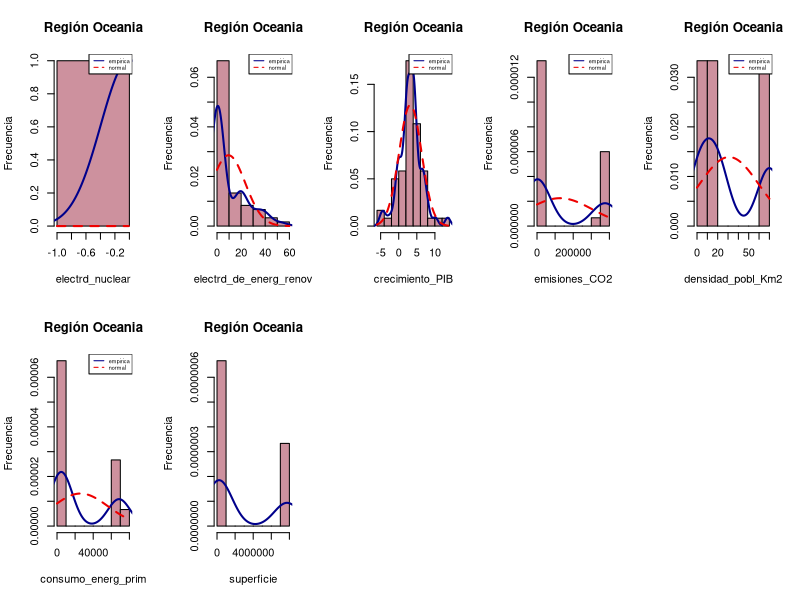

Reproduce this figure in R. (Note: this script raises an error after producing the figure.)
## ---- chunk 1
knitr::opts_chunk$set(echo = FALSE)
options(scipen=999)
M = read.csv("datosEq5.csv")
head(M, n=10)
R1 = subset(M, M$region=="Oceania")[-1]
R2 = subset(M, M$region=="Caribe")[-1]
## ---- chunk 2
par(mfrow = c(2,5))
for (columns in 2:11){
x1 = R1[,columns]
m1 = mean(x1)
ds1 = sd(x1)

hist(x1, freq=FALSE, col="pink3", main="Región Oceania", ylab="Frecuencia", xlab = names(R1)[columns])
lines(density(x1), col="blue4", lwd=2)

x = seq(m1-4*ds1, m1+4*ds1, 0.1)
curve(dnorm(x, m1, ds1), add=TRUE, col="red2", lwd=2, lty = 2)
legend("topright",  legend = c("empirica", "normal"), lty = c(1,2),  col = c("blue4", "red2") , cex=0.5)
}


par(mfrow = c(2,5))
for (columns in 2:11){
x2 = R2[,columns] 
m2 = mean(x2)
ds2 = sd(x2)

hist(x2, freq=FALSE, col="blue3", main="Región Caribe", ylab="Frecuencia", xlab = names(R2)[columns]) 
lines(density(x2), col="pink4", lwd=2)

x = seq(m2-4*ds2, m2+4*ds2, 0.1)
curve(dnorm(x, m2, ds2), add=TRUE, col="red2", lwd=2, lty=2)
legend("topright",  legend = c("empirica", "normal"), lty = c(1,2),  col = c("pink4", "red2") , cex=0.5)
}
## ---- chunk 3
media_R1 = apply(R1, 2, mean)
mediana_R1 = apply(R1, 2, median)
Rm = function(x)((max(x)+min(x))/2) 
Rm_R1 = apply(R1, 2, Rm)
Centro_R1 = data.frame(media_R1, mediana_R1, Rm_R1)
head(Centro_R1)

media_R2 = apply(R2, 2, mean)
mediana_R2 = apply(R2, 2, median)
Rm_R2 = apply(R2, 2, Rm)
Centro_R2 = data.frame(media_R2, mediana_R2, Rm_R2)
head(Centro_R2)
## ---- chunk 4
par(mfrow = c(2,5))
for (columns in 2:11){
x1 = R1[,columns] 
qqnorm(x1, col="blue", pch=20, main="Region Oceania", sub= names(R1)[columns])
qqline(x1, col="red")
}

par(mfrow = c(2,5))
for (columns in 2:11){
x2 = R2[,columns]
qqnorm(x2, col="blue", pch=20, main="Region Caribe", sub= names(R2)[columns])
qqline(x2, col="red")
}

